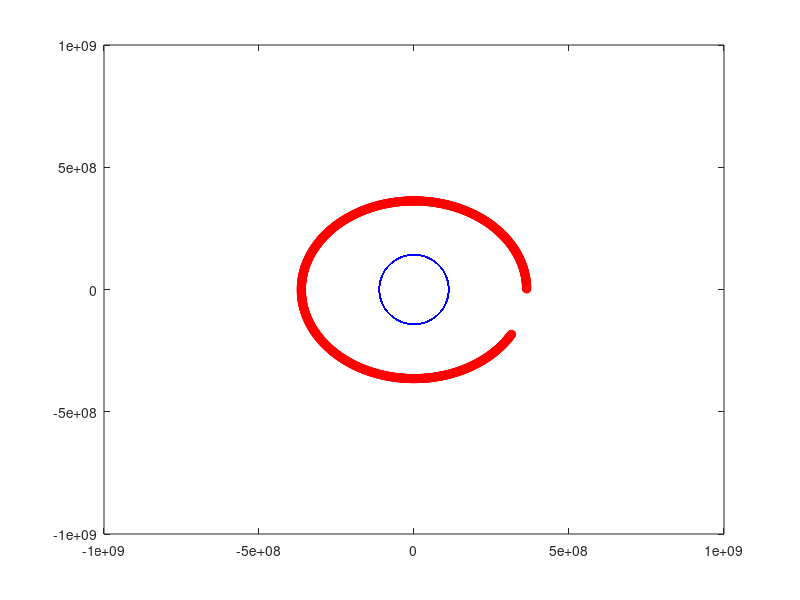

This chart was generated by the following MATLAB code:
Me = 5.97e24;
Mm = 1.35e22;
G = 6.67e-11;

ri = 363396000;   
r = [ri, 0];
vi = sqrt(G*Me/ri);
v = [0, vi];

t = 0;
dt = 2000;

i = 1;
while i < 1000
    theta = atan2(r(2), r(1));
    Fg = -G*Me*Mm/(r(1)^2 + r(2)^2);
    
    % Gravitational force
    Fgx = Fg*cos(theta);
    Fgy = Fg*sin(theta);
    % Computer accel
    ax = Fgx/Mm;
    ay = Fgy/Mm;
    % Velocity
    v(1) = v(1) + ax*dt;
    v(2) = v(2) + ay*dt;
    % update position
    r(1) = r(1) + v(1)*dt;
    r(2) = r(2) + v(2)*dt;
    i = i + 1;
    plot(0,0,'bo', 'Markersize', 50)
    hold on;
    plot(r(1), r(2), 'ro');
    axis([-1e9 1e9 -1e9 1e9])
    drawnow;
end